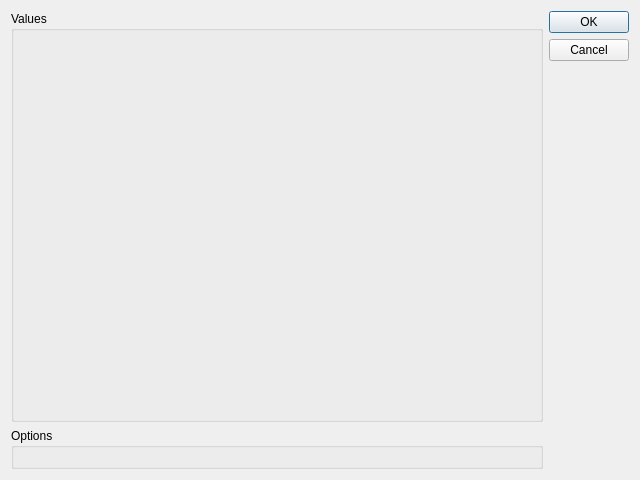
<?xml version="1.0" encoding="UTF-8"?>
<ui version="4.0">
 <class>Dialog</class>
 <widget class="QDialog" name="Dialog">
  <property name="geometry">
   <rect>
    <x>0</x>
    <y>0</y>
    <width>640</width>
    <height>480</height>
   </rect>
  </property>
  <property name="windowTitle">
   <string>Dialog</string>
  </property>
  <layout class="QGridLayout" name="gridLayout">
   <item row="0" column="0">
    <widget class="QGroupBox" name="param_value_group_box">
     <property name="title">
      <string>Values</string>
     </property>
     <layout class="QVBoxLayout" name="verticalLayout">
      <item>
       <layout class="QHBoxLayout" name="horizontalLayout"/>
      </item>
     </layout>
    </widget>
   </item>
   <item row="0" column="1">
    <widget class="QDialogButtonBox" name="buttonBox">
     <property name="sizePolicy">
      <sizepolicy hsizetype="Fixed" vsizetype="Expanding">
       <horstretch>0</horstretch>
       <verstretch>1</verstretch>
      </sizepolicy>
     </property>
     <property name="orientation">
      <enum>Qt::Vertical</enum>
     </property>
     <property name="standardButtons">
      <set>QDialogButtonBox::Cancel|QDialogButtonBox::Ok</set>
     </property>
     <property name="centerButtons">
      <bool>false</bool>
     </property>
    </widget>
   </item>
   <item row="1" column="0">
    <widget class="QGroupBox" name="param_option_group_box">
     <property name="title">
      <string>Options</string>
     </property>
     <layout class="QGridLayout" name="gridLayout_2"/>
    </widget>
   </item>
  </layout>
 </widget>
 <resources/>
 <connections>
  <connection>
   <sender>buttonBox</sender>
   <signal>accepted()</signal>
   <receiver>Dialog</receiver>
   <slot>accept()</slot>
   <hints>
    <hint type="sourcelabel">
     <x>248</x>
     <y>254</y>
    </hint>
    <hint type="destinationlabel">
     <x>157</x>
     <y>274</y>
    </hint>
   </hints>
  </connection>
  <connection>
   <sender>buttonBox</sender>
   <signal>rejected()</signal>
   <receiver>Dialog</receiver>
   <slot>reject()</slot>
   <hints>
    <hint type="sourcelabel">
     <x>316</x>
     <y>260</y>
    </hint>
    <hint type="destinationlabel">
     <x>286</x>
     <y>274</y>
    </hint>
   </hints>
  </connection>
 </connections>
</ui>
